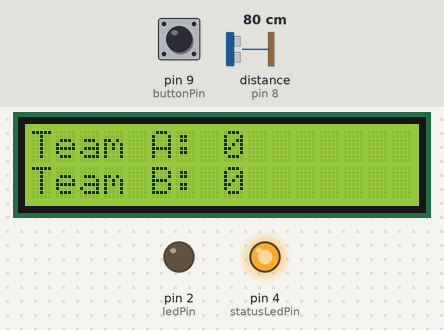
Bench run of a sketch on a simulated Arduino Uno, built with avr-gcc and run on an emulated ATmega328P. Shown: 16×2 character LCD, output pins drawn as LEDs (lit = HIGH). Wiring (inferred from the names in the program): ultrasonic range finder: trigger pin 7; echo pin 8. The inputs (shaded band) are chosen by the test bench; at power-on: distance to the obstacle (sensor on pin 8) 80 cm, pin 9 (buttonPin) HIGH. The echo pulse lasts 58.3 µs per cm; pins used as bus, display or sensor lines are not drawn; what the sketch prints to the serial monitor is not drawn.

Above: at 8.4 s.
8.5 s: distance to the obstacle (sensor on pin 8) set to 2 cm
At 9.8 s:
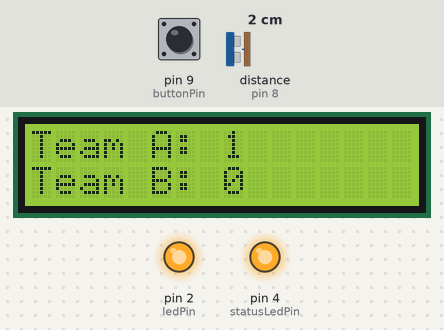
10.1 s: pin 9 (buttonPin) pulled LOW for 0.15 s
At 10.8 s:
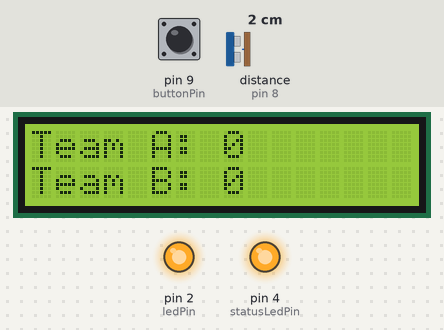
13.2 s: distance to the obstacle (sensor on pin 8) set to 59 cm
14.7 s: distance to the obstacle (sensor on pin 8) set to 68 cm
At 15.0 s:
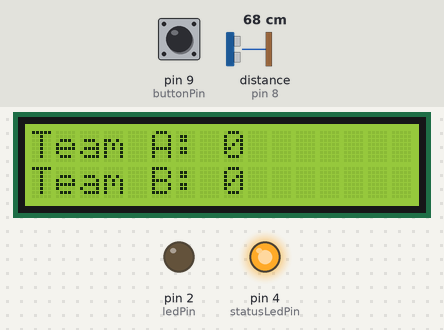
17.7 s: distance to the obstacle (sensor on pin 8) set to 4 cm
At 19.0 s:
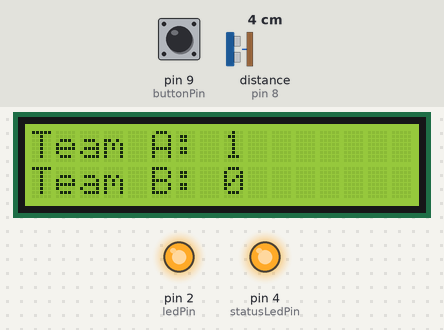
19.3 s: pin 9 (buttonPin) driven LOW
At 19.8 s:
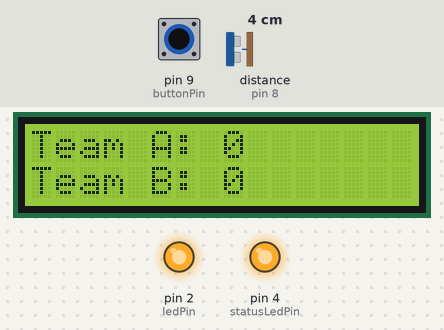
Timing chart, 0 to 22.3 s (numbered marks = the images above; inputs shaded):
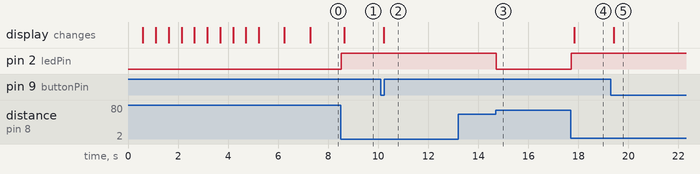

The sketch:

ultrasonic_counter.ino
```cpp
#include <Wire.h>
#include <LiquidCrystal_I2C.h>

// GLOBAL VARIABLES
int ledPin = 2; // This is the pin that turns on everytime the sensor returns an "object found"
int statusLedPin = 4; // This is the led that is on always
int serialMonitorID = 9600; // This is the serial monitor to return console information
int buttonPin = 9;

int USTriggerPin = 7; // The trigger pin of the ultrasonic sensor
int USEchoPin = 8; // The echo pin of the ultrasonic sensor

float currentDistance = 0; // This current distance will calculate the original distance (of the wall) when the arduno starts


/**
 * The following two variables exist because we
 * dont want to print the information constantly into the display. This will
 * help to see the information without blinking
 */
unsigned long previousMillisDisplay = 0;
const long intervalDisplay = 500;

float variant = 0.8; // This varian is created to avoid false positives on ultrasonic device
float initialDistance = 0; // This is the initial distance of the wall
float maxFixedDistance = 0; // This is a variable that will short a little the original distance (with the variant)

/**
 * Miliseconds control for the counter
 */
unsigned long previousMillisCounter = 0;
const long intervalCounter = 1800; // This is the number of seconds (miliseconds)


/**
 * Counters
 */
 int counter_a = 0;
 int counter_b = 0;


  bool counter_a_status = false;
  bool counter_b_status = false;

/**
 * LED CRYSTAL object
 * The first variable is the address of the display
 * I don't understand what the following numbers mean
 * The POSITIVE variable indicates the type of the display. We can use NEGATIVE also.
 */
LiquidCrystal_I2C lcd(0x3F, 2, 1, 0, 4, 5, 6, 7, 3, POSITIVE); // Led crystal object.

/**
 * Runs when the arduino loads
 */
void setup() {

  /**
   * Lets initialize the display and indicate the size x = 16 and y = 2
   */
  lcd.begin(16,2);
  lcd.backlight(); // turn off backlight
  blinkDisplayMessage( "    Starting    " , "" , 5 , 500 );
  blinkDisplayMessage( "Setting up pins" , "" , 1 , 1000 );
  /**
   * Lets set up the pins input or output
   */
  pinMode(    ledPin        ,     OUTPUT          );
  pinMode(    statusLedPin  ,     OUTPUT          );
  pinMode(    USTriggerPin  ,     OUTPUT          );
  pinMode(    USEchoPin     ,     INPUT           );
  pinMode(    buttonPin     ,     INPUT_PULLUP    );
  /**
   * Lets start the serial object (for console use only)
   */
  Serial.begin( serialMonitorID );


  /**
   * Print the initial score
   */
   printScore();

  // Status LED PIN
  digitalWrite( statusLedPin , HIGH ); // This is only to indicate that is working
}

// the loop function runs over and over again forever
void loop() {
  echoRead( );
  buttonRead( );
}


void blinkDisplayMessage( String l1, String l2, int times, int interval){
  for( int i = 0;  i < times ; i++ ){
    printDisplayNow( l1 , l2 );
    delay( interval );
    clearDisplay();
    delay( interval );
  }
}

/**
 * Reads the button
 */
void buttonRead(){
  int sensorVal = digitalRead( buttonPin );
  if (sensorVal == LOW) {
    resetCounter( );
  }
}

/**
 * It resets the counters
 */
void resetCounter(){
  counter_a = 0;
  counter_b = 0;
  printScore( );
}

/**
 * This function will display a string into the display. Each parameter is a line
 */
void printDisplay( String l1, String l2 ){
  unsigned long currentMillis = millis();
   if ( currentMillis - previousMillisDisplay >= intervalDisplay ) {
      previousMillisDisplay = currentMillis;
      printDisplayNow( l1 , l2 );
    }
}

void printDisplayNow( String l1, String l2 ){
  unsigned long currentMillis = millis();
  previousMillisDisplay = currentMillis;
  clearDisplay();
  lcd.print( String( l1 ) );
  lcd.setCursor(0,1);
  lcd.print( String( l2 ) );
}


void clearDisplay(){
  lcd.home();
  lcd.clear();
  lcd.setCursor(0,0);
}

/**
 * This funtion will read the information of the ultrasonic sensor,
 * and if it is less than the original fixed initial value, it will execute a function
 */
void echoRead(){
  int microseconds_delay_1 = 2;
  int microseconds_delay_2 = 10;
  // Clears the trigPin
  digitalWrite( USTriggerPin , LOW);
  delayMicroseconds( microseconds_delay_1 );
  // Sets the trigPin on HIGH state for 10 micro seconds
  digitalWrite( USTriggerPin, HIGH);
  delayMicroseconds( microseconds_delay_2 );
  digitalWrite( USTriggerPin , LOW);
  // Reads the echoPin, returns the sound wave travel time in microseconds
  float duration = pulseIn(USEchoPin, HIGH);
  // Calculating the distance
  float distance = getDistance( duration );
  // Prints the distance on the Serial Monitor
  // Serial.print("Distance: ");
  // Serial.println(distance);
  if( initialDistance == 0 ){
    initialDistance = distance;
    maxFixedDistance = variant * initialDistance;
  }
  // printDisplay(  String( distance ) , "I: " + String( initialDistance ) + " M: " + maxFixedDistance  );

  Serial.println(" => " + String( distance ));
  // Serial.println(" => " + "I: " + String( initialDistance ) + " M: " + maxFixedDistance);

  currentDistance = distance;
  if( distance <= maxFixedDistance ){
    /**
     * We have to calculate if we can increase the counter or not
     */
    ledControl( HIGH );
    unsigned long currentMillis = millis();
    if ( currentMillis - previousMillisCounter >= intervalCounter && counter_a_status == false) {
      counter_a_status = true;
      previousMillisCounter = currentMillis;
      increaseCounterA( 1 );
    }
  }else{
    counter_a_status = false;
    ledControl( LOW );
  }
}

/**
 * Funtion to get current distance
 */
float getDistance( float duration ){
  return duration * 0.034/2;
}

/**
 * This will increase the counter A
 */
void increaseCounterA( int v ){
  counter_a += v;
  printScore();
}

/**
 * This will increase the counter B
 */
void increaseCounterB( int v ){
  counter_b += v;
  printScore();
}

/**
 * This will print the current score
 */
void printScore(){
  Serial.println( "===============================" );
  Serial.println( "Team A: " + String( counter_a ) );
  Serial.println( "Team B: " + String( counter_b ) );
  Serial.println( "===============================" );

  printDisplayNow( "Team A: " + String( counter_a ) , "Team B: " + String( counter_b ) );
}

void ledControl(int c){
  digitalWrite( ledPin ,c );
}
```

Measured:
- the behaviour switches between 64 and 65 cm on distance to the obstacle (sensor on pin 8) (found by bisection; images 2 and 3)
- after the input at 8.5 s, pin 2 (ledPin): LOW → HIGH at once; the display: changes after 0.14 s (image 1)
- after the input at 10.1 s, the display: changes after 0.13 s (image 2)
- after the input at 13.2 s, every drawn part: stays the same
- after the input at 14.7 s, pin 2 (ledPin): HIGH → LOW at once
- after the input at 17.7 s, pin 2 (ledPin): LOW → HIGH at once; the display: changes after 0.13 s (image 4)
- after the input at 19.3 s, the display: changes after 0.12 s (image 5)
